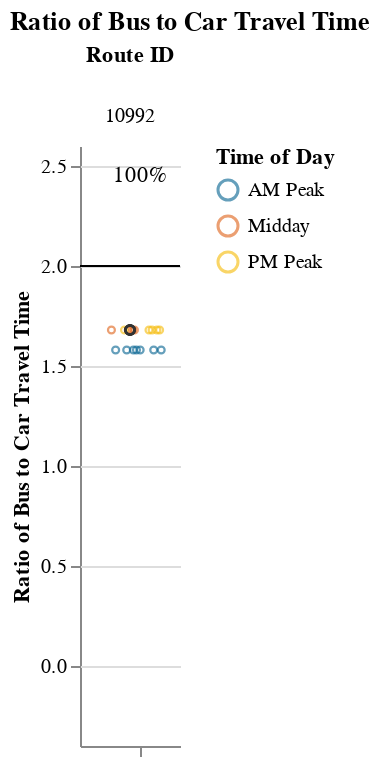
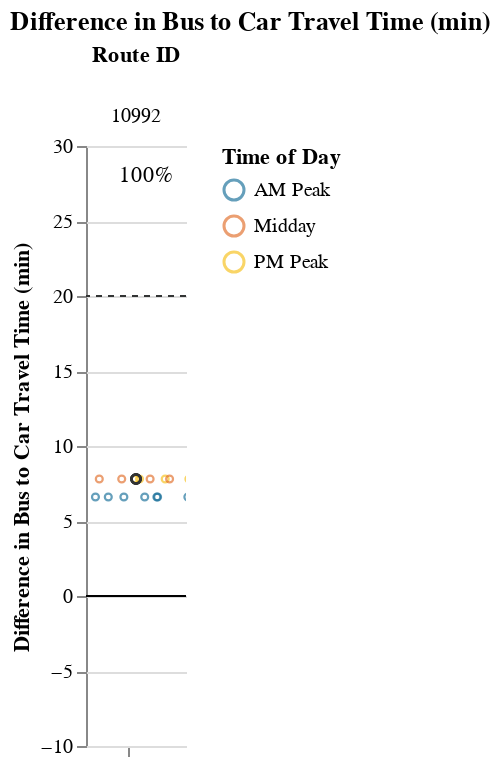

The notebook cell these images were saved under, in order:
### Markdown cell above
## Viable Competitive Routes
### Short Routes (< 1 hr)

### Code cell
# Allow for possibility that operator doesn't have routes that fall into certain route_groups
# But, jupyterbook will not like markdown with f-string
# separate out route_group and put in each cell, and use try/except + if to display...
# but all 3 route groups must be displayed. just add sentence about why no routes were returned at the end
route_group = "short"
try:
    display_charts_for_route_group(df, route_group)
except:
    print("No routes meet this criteria.")

### Figure 1 — Vega-Lite specification as saved in the notebook (floating-point values rounded to 4 significant figures)
{"config": {"view": {"continuousWidth": 400, "continuousHeight": 300, "stroke": null}, "facet": {"spacing": 0}}, "data": {"name": "data-e9eed955725c7b9f24a4a567b6cc809c"}, "facet": {"column": {"field": "route_id", "sort": ["10992"], "title": "Route ID", "type": "nominal"}}, "spec": {"layer": [{"mark": "rule", "encoding": {"color": {"value": "black"}, "y": {"field": "cutoff", "type": "quantitative"}}, "selection": {"selector001": {"type": "interval", "bind": "scales", "encodings": ["x", "y"]}}}, {"mark": {"type": "point", "opacity": 0.65, "size": 12, "strokeWidth": 1.1}, "encoding": {"color": {"field": "time_of_day", "scale": {"range": ["#136C97", "#E16B26", "#F6BF16", "#00896B", "#7790A3", "#5B559C"]}, "sort": ["AM Peak", "Midday", "PM Peak", "Owl Service"], "title": "Time of Day", "type": "nominal"}, "tooltip": [{"field": "route_id", "type": "nominal"}, {"field": "trip_id", "type": "nominal"}, {"field": "service_hours", "type": "quantitative"}, {"field": "car_duration_hours", "type": "quantitative"}, {"field": "bus_multiplier", "type": "quantitative"}, {"field": "bus_difference", "type": "quantitative"}, {"field": "num_trips", "type": "quantitative"}, {"field": "num_competitive", "type": "quantitative"}, {"field": "pct_trips_competitive", "type": "quantitative"}, {"field": "p25", "type": "quantitative"}, {"field": "p50", "type": "quantitative"}, {"field": "p75", "type": "quantitative"}], "x": {"axis": {"grid": false, "labels": false, "ticks": true, "values": [0]}, "field": "jitter", "scale": {}, "title": null, "type": "quantitative"}, "y": {"field": "bus_multiplier", "scale": {"domain": [-0.25, 2.5]}, "title": "Ratio of Bus to Car Travel Time", "type": "quantitative"}}, "transform": [{"calculate": "sqrt(-2*log(random()))*cos(2*PI*random())", "as": "jitter"}], "width": 50}, {"layer": [{"mark": {"type": "point", "opacity": 0.6, "size": 20, "strokeWidth": 1.3}, "encoding": {"color": {"value": "#323434"}, "y": {"field": "bus_multiplier", "type": "quantitative"}}, "transform": [{"filter": "(datum.p50_trip === 1)"}]}, {"mark": {"type": "text", "align": "center", "baseline": "middle"}, "encoding": {"color": {"value": "black"}, "text": {"field": "pct_trips_competitive", "format": ".0%", "type": "quantitative"}, "tooltip": [{"field": "route_id", "type": "nominal"}, {"field": "trip_id", "type": "nominal"}, {"field": "service_hours", "type": "quantitative"}, {"field": "car_duration_hours", "type": "quantitative"}, {"field": "bus_multiplier", "type": "quantitative"}, {"field": "bus_difference", "type": "quantitative"}, {"field": "num_trips", "type": "quantitative"}, {"field": "num_competitive", "type": "quantitative"}, {"field": "pct_trips_competitive", "type": "quantitative"}, {"field": "p25", "type": "quantitative"}, {"field": "p50", "type": "quantitative"}, {"field": "p75", "type": "quantitative"}], "x": {"value": 30}, "y": {"value": 15}}, "transform": [{"calculate": "sqrt(-2*log(random()))*cos(2*PI*random())", "as": "jitter"}, {"filter": "(datum.fastest_trip === 1)"}]}]}]}, "resolve": {"scale": {"y": "shared"}}, "title": "Ratio of Bus to Car Travel Time", "$schema": "https://vega.github.io/schema/vega-lite/v4.17.0.json", "datasets": {"data-e9eed955725c7b9f24a4a567b6cc809c": [{"calitp_itp_id": 201, "trip_key": 2594753039241049600, "trip_id": "t_501092_b_26877_tn_0", "shape_id": "p_178322", "route_id": "10992", "service_hours": 0.3, "trip_first_departure_ts": 29400, "trip_last_arrival_ts": 30480, "departure_hour": 8, "time_of_day": "AM Peak", "p25": 0.3, "p50": 0.32, "p75": 0.32, "p50_trip": 0, "fastest_trip": 0, "car_duration_hours": 0.19, "competitive_route": 1, "bus_multiplier": 1.58, "bus_difference": 6.6, "num_trips": 16, "num_competitive": 16, "pct_trips_competitive": 1.0, "bus_difference_spread": 1.2, "route_group": "short", "max_trip_hrs": 0.32, "max_trip_route_group": 0.73, "name": "Mission Bay Transportation Management Agency", "caltrans_district": "04 - Oakland", "drmt_organization_name": null, "cutoff2": 20, "cutoff": 2}, {"calitp_itp_id": 201, "trip_key": 446591028706577328, "trip_id": "t_501093_b_26877_tn_0", "shape_id": "p_178322", "route_id": "10992", "service_hours": 0.3, "trip_first_departure_ts": 30900, "trip_last_arrival_ts": 31980, "departure_hour": 8, "time_of_day": "AM Peak", "p25": 0.3, "p50": 0.32, "p75": 0.32, "p50_trip": 0, "fastest_trip": 0, "car_duration_hours": 0.19, "competitive_route": 1, "bus_multiplier": 1.58, "bus_difference": 6.6, "num_trips": 16, "num_competitive": 16, "pct_trips_competitive": 1.0, "bus_difference_spread": 1.2, "route_group": "short", "max_trip_hrs": 0.32, "max_trip_route_group": 0.73, "name": "Mission Bay Transportation Management Agency", "caltrans_district": "04 - Oakland", "drmt_organization_name": null, "cutoff2": 20, "cutoff": 2}, {"calitp_itp_id": 201, "trip_key": -5291414331793922870, "trip_id": "t_501090_b_26877_tn_0", "shape_id": "p_178322", "route_id": "10992", "service_hours": 0.3, "trip_first_departure_ts": 26400, "trip_last_arrival_ts": 27480, "departure_hour": 7, "time_of_day": "AM Peak", "p25": 0.3, "p50": 0.32, "p75": 0.32, "p50_trip": 0, "fastest_trip": 0, "car_duration_hours": 0.19, "competitive_route": 1, "bus_multiplier": 1.58, "bus_difference": 6.6, "num_trips": 16, "num_competitive": 16, "pct_trips_competitive": 1.0, "bus_difference_spread": 1.2, "route_group": "short", "max_trip_hrs": 0.32, "max_trip_route_group": 0.73, "name": "Mission Bay Transportation Management Agency", "caltrans_district": "04 - Oakland", "drmt_organization_name": null, "cutoff2": 20, "cutoff": 2}, {"calitp_itp_id": 201, "trip_key": 5890287934645599178, "trip_id": "t_501095_b_26877_tn_0", "shape_id": "p_178322", "route_id": "10992", "service_hours": 0.3, "trip_first_departure_ts": 33900, "trip_last_arrival_ts": 34980, "departure_hour": 9, "time_of_day": "AM Peak", "p25": 0.3, "p50": 0.32, "p75": 0.32, "p50_trip": 0, "fastest_trip": 1, "car_duration_hours": 0.19, "competitive_route": 1, "bus_multiplier": 1.58, "bus_difference": 6.6, "num_trips": 16, "num_competitive": 16, "pct_trips_competitive": 1.0, "bus_difference_spread": 1.2, "route_group": "short", "max_trip_hrs": 0.32, "max_trip_route_group": 0.73, "name": "Mission Bay Transportation Management Agency", "caltrans_district": "04 - Oakland", "drmt_organization_name": null, "cutoff2": 20, "cutoff": 2}, {"calitp_itp_id": 201, "trip_key": 7527969544724761272, "trip_id": "t_501094_b_26877_tn_0", "shape_id": "p_178322", "route_id": "10992", "service_hours": 0.3, "trip_first_departure_ts": 32400, "trip_last_arrival_ts": 33480, "departure_hour": 9, "time_of_day": "AM Peak", "p25": 0.3, "p50": 0.32, "p75": 0.32, "p50_trip": 0, "fastest_trip": 0, "car_duration_hours": 0.19, "competitive_route": 1, "bus_multiplier": 1.58, "bus_difference": 6.6, "num_trips": 16, "num_competitive": 16, "pct_trips_competitive": 1.0, "bus_difference_spread": 1.2, "route_group": "short", "max_trip_hrs": 0.32, "max_trip_route_group": 0.73, "name": "Mission Bay Transportation Management Agency", "caltrans_district": "04 - Oakland", "drmt_organization_name": null, "cutoff2": 20, "cutoff": 2}, {"calitp_itp_id": 201, "trip_key": 4575489258218090459, "trip_id": "t_501096_b_26877_tn_0", "shape_id": "p_178322", "route_id": "10992", "service_hours": 0.3, "trip_first_departure_ts": 35400, "trip_last_arrival_ts": 36480, "departure_hour": 9, "time_of_day": "AM Peak", "p25": 0.3, "p50": 0.32, "p75": 0.32, "p50_trip": 0, "fastest_trip": 0, "car_duration_hours": 0.19, "competitive_route": 1, "bus_multiplier": 1.58, "bus_difference": 6.6, "num_trips": 16, "num_competitive": 16, "pct_trips_competitive": 1.0, "bus_difference_spread": 1.2, "route_group": "short", "max_trip_hrs": 0.32, "max_trip_route_group": 0.73, "name": "Mission Bay Transportation Management Agency", "caltrans_district": "04 - Oakland", "drmt_organization_name": null, "cutoff2": 20, "cutoff": 2}, {"calitp_itp_id": 201, "trip_key": 5264924346781938519, "trip_id": "t_501091_b_26877_tn_0", "shape_id": "p_178322", "route_id": "10992", "service_hours": 0.3, "trip_first_departure_ts": 27900, "trip_last_arrival_ts": 28980, "departure_hour": 7, "time_of_day": "AM Peak", "p25": 0.3, "p50": 0.32, "p75": 0.32, "p50_trip": 0, "fastest_trip": 0, "car_duration_hours": 0.19, "competitive_route": 1, "bus_multiplier": 1.58, "bus_difference": 6.6, "num_trips": 16, "num_competitive": 16, "pct_trips_competitive": 1.0, "bus_difference_spread": 1.2, "route_group": "short", "max_trip_hrs": 0.32, "max_trip_route_group": 0.73, "name": "Mission Bay Transportation Management Agency", "caltrans_district": "04 - Oakland", "drmt_organization_name": null, "cutoff2": 20, "cutoff": 2}, {"calitp_itp_id": 201, "trip_key": -2668864300106065871, "trip_id": "t_501105_b_26877_tn_0", "shape_id": "p_787944", "route_id": "10992", "service_hours": 0.32, "trip_first_departure_ts": 67500, "trip_last_arrival_ts": 68640, "departure_hour": 18, "time_of_day": "PM Peak", "p25": 0.3, "p50": 0.32, "p75": 0.32, "p50_trip": 1, "fastest_trip": 0, "car_duration_hours": 0.19, "competitive_route": 1, "bus_multiplier": 1.68, "bus_difference": 7.8, "num_trips": 16, "num_competitive": 16, "pct_trips_competitive": 1.0, "bus_difference_spread": 1.2, "route_group": "short", "max_trip_hrs": 0.32, "max_trip_route_group": 0.73, "name": "Mission Bay Transportation Management Agency", "caltrans_district": "04 - Oakland", "drmt_organization_name": null, "cutoff2": 20, "cutoff": 2}, {"calitp_itp_id": 201, "trip_key": 5501413978734962669, "trip_id": "t_501107_b_26877_tn_0", "shape_id": "p_787944", "route_id": "10992", "service_hours": 0.32, "trip_first_departure_ts": 69300, "trip_last_arrival_ts": 70440, "departure_hour": 19, "time_of_day": "PM Peak", "p25": 0.3, "p50": 0.32, "p75": 0.32, "p50_trip": 1, "fastest_trip": 0, "car_duration_hours": 0.19, "competitive_route": 1, "bus_multiplier": 1.68, "bus_difference": 7.8, "num_trips": 16, "num_competitive": 16, "pct_trips_competitive": 1.0, "bus_difference_spread": 1.2, "route_group": "short", "max_trip_hrs": 0.32, "max_trip_route_group": 0.73, "name": "Mission Bay Transportation Management Agency", "caltrans_district": "04 - Oakland", "drmt_organization_name": null, "cutoff2": 20, "cutoff": 2}, {"calitp_itp_id": 201, "trip_key": 2739882514567614438, "trip_id": "t_501102_b_26877_tn_0", "shape_id": "p_787944", "route_id": "10992", "service_hours": 0.32, "trip_first_departure_ts": 61500, "trip_last_arrival_ts": 62640, "departure_hour": 17, "time_of_day": "PM Peak", "p25": 0.3, "p50": 0.32, "p75": 0.32, "p50_trip": 1, "fastest_trip": 0, "car_duration_hours": 0.19, "competitive_route": 1, "bus_multiplier": 1.68, "bus_difference": 7.8, "num_trips": 16, "num_competitive": 16, "pct_trips_competitive": 1.0, "bus_difference_spread": 1.2, "route_group": "short", "max_trip_hrs": 0.32, "max_trip_route_group": 0.73, "name": "Mission Bay Transportation Management Agency", "caltrans_district": "04 - Oakland", "drmt_organization_name": null, "cutoff2": 20, "cutoff": 2}, {"calitp_itp_id": 201, "trip_key": -7033586504096462268, "trip_id": "t_501098_b_26877_tn_0", "shape_id": "p_787944", "route_id": "10992", "service_hours": 0.32, "trip_first_departure_ts": 55500, "trip_last_arrival_ts": 56640, "departure_hour": 15, "time_of_day": "Midday", "p25": 0.3, "p50": 0.32, "p75": 0.32, "p50_trip": 1, "fastest_trip": 0, "car_duration_hours": 0.19, "competitive_route": 1, "bus_multiplier": 1.68, "bus_difference": 7.8, "num_trips": 16, "num_competitive": 16, "pct_trips_competitive": 1.0, "bus_difference_spread": 1.2, "route_group": "short", "max_trip_hrs": 0.32, "max_trip_route_group": 0.73, "name": "Mission Bay Transportation Management Agency", "caltrans_district": "04 - Oakland", "drmt_organization_name": null, "cutoff2": 20, "cutoff": 2}, {"calitp_itp_id": 201, "trip_key": 6826985930702261582, "trip_id": "t_501103_b_26877_tn_0", "shape_id": "p_787944", "route_id": "10992", "service_hours": 0.32, "trip_first_departure_ts": 63000, "trip_last_arrival_ts": 64140, "departure_hour": 17, "time_of_day": "PM Peak", "p25": 0.3, "p50": 0.32, "p75": 0.32, "p50_trip": 1, "fastest_trip": 0, "car_duration_hours": 0.19, "competitive_route": 1, "bus_multiplier": 1.68, "bus_difference": 7.8, "num_trips": 16, "num_competitive": 16, "pct_trips_competitive": 1.0, "bus_difference_spread": 1.2, "route_group": "short", "max_trip_hrs": 0.32, "max_trip_route_group": 0.73, "name": "Mission Bay Transportation Management Agency", "caltrans_district": "04 - Oakland", "drmt_organization_name": null, "cutoff2": 20, "cutoff": 2}, {"calitp_itp_id": 201, "trip_key": -6159584788426511965, "trip_id": "t_501099_b_26877_tn_0", "shape_id": "p_787944", "route_id": "10992", "service_hours": 0.32, "trip_first_departure_ts": 57000, "trip_last_arrival_ts": 58140, "departure_hour": 15, "time_of_day": "Midday", "p25": 0.3, "p50": 0.32, "p75": 0.32, "p50_trip": 1, "fastest_trip": 0, "car_duration_hours": 0.19, "competitive_route": 1, "bus_multiplier": 1.68, "bus_difference": 7.8, "num_trips": 16, "num_competitive": 16, "pct_trips_competitive": 1.0, "bus_difference_spread": 1.2, "route_group": "short", "max_trip_hrs": 0.32, "max_trip_route_group": 0.73, "name": "Mission Bay Transportation Management Agency", "caltrans_district": "04 - Oakland", "drmt_organization_name": null, "cutoff2": 20, "cutoff": 2}, {"calitp_itp_id": 201, "trip_key": 6868557470836870810, "trip_id": "t_501104_b_26877_tn_0", "shape_id": "p_787944", "route_id": "10992", "service_hours": 0.32, "trip_first_departure_ts": 64800, "trip_last_arrival_ts": 65940, "departure_hour": 18, "time_of_day": "PM Peak", "p25": 0.3, "p50": 0.32, "p75": 0.32, "p50_trip": 1, "fastest_trip": 0, "car_duration_hours": 0.19, "competitive_route": 1, "bus_multiplier": 1.68, "bus_difference": 7.8, "num_trips": 16, "num_competitive": 16, "pct_trips_competitive": 1.0, "bus_difference_spread": 1.2, "route_group": "short", "max_trip_hrs": 0.32, "max_trip_route_group": 0.73, "name": "Mission Bay Transportation Management Agency", "caltrans_district": "04 - Oakland", "drmt_organization_name": null, "cutoff2": 20, "cutoff": 2}, {"calitp_itp_id": 201, "trip_key": 2150107959576833610, "trip_id": "t_501101_b_26877_tn_0", "shape_id": "p_787944", "route_id": "10992", "service_hours": 0.32, "trip_first_departure_ts": 60000, "trip_last_arrival_ts": 61140, "departure_hour": 16, "time_of_day": "Midday", "p25": 0.3, "p50": 0.32, "p75": 0.32, "p50_trip": 1, "fastest_trip": 0, "car_duration_hours": 0.19, "competitive_route": 1, "bus_multiplier": 1.68, "bus_difference": 7.8, "num_trips": 16, "num_competitive": 16, "pct_trips_competitive": 1.0, "bus_difference_spread": 1.2, "route_group": "short", "max_trip_hrs": 0.32, "max_trip_route_group": 0.73, "name": "Mission Bay Transportation Management Agency", "caltrans_district": "04 - Oakland", "drmt_organization_name": null, "cutoff2": 20, "cutoff": 2}, {"calitp_itp_id": 201, "trip_key": 904783777805529288, "trip_id": "t_501100_b_26877_tn_0", "shape_id": "p_787944", "route_id": "10992", "service_hours": 0.32, "trip_first_departure_ts": 58500, "trip_last_arrival_ts": 59640, "departure_hour": 16, "time_of_day": "Midday", "p25": 0.3, "p50": 0.32, "p75": 0.32, "p50_trip": 1, "fastest_trip": 0, "car_duration_hours": 0.19, "competitive_route": 1, "bus_multiplier": 1.68, "bus_difference": 7.8, "num_trips": 16, "num_competitive": 16, "pct_trips_competitive": 1.0, "bus_difference_spread": 1.2, "route_group": "short", "max_trip_hrs": 0.32, "max_trip_route_group": 0.73, "name": "Mission Bay Transportation Management Agency", "caltrans_district": "04 - Oakland", "drmt_organization_name": null, "cutoff2": 20, "cutoff": 2}]}}

### Figure 2 — Vega-Lite specification as saved in the notebook (floating-point values rounded to 4 significant figures)
{"config": {"view": {"continuousWidth": 400, "continuousHeight": 300, "stroke": null}, "facet": {"spacing": 0}}, "data": {"name": "data-133b5051b9b69d56c0e5425fa3dea5ed"}, "facet": {"column": {"field": "route_id", "sort": ["10992"], "title": "Route ID", "type": "nominal"}}, "spec": {"layer": [{"mark": "rule", "encoding": {"color": {"value": "black"}, "y": {"field": "cutoff", "type": "quantitative"}}, "selection": {"selector002": {"type": "interval", "bind": "scales", "encodings": ["x", "y"]}}}, {"mark": {"type": "rule", "strokeDash": [3, 3]}, "encoding": {"color": {"value": "#323434"}, "y": {"field": "cutoff2", "type": "quantitative"}}}, {"mark": {"type": "point", "opacity": 0.65, "size": 12, "strokeWidth": 1.1}, "encoding": {"color": {"field": "time_of_day", "scale": {"range": ["#136C97", "#E16B26", "#F6BF16", "#00896B", "#7790A3", "#5B559C"]}, "sort": ["AM Peak", "Midday", "PM Peak", "Owl Service"], "title": "Time of Day", "type": "nominal"}, "tooltip": [{"field": "route_id", "type": "nominal"}, {"field": "trip_id", "type": "nominal"}, {"field": "service_hours", "type": "quantitative"}, {"field": "car_duration_hours", "type": "quantitative"}, {"field": "bus_multiplier", "type": "quantitative"}, {"field": "bus_difference", "type": "quantitative"}, {"field": "num_trips", "type": "quantitative"}, {"field": "num_competitive", "type": "quantitative"}, {"field": "pct_trips_competitive", "type": "quantitative"}, {"field": "p25", "type": "quantitative"}, {"field": "p50", "type": "quantitative"}, {"field": "p75", "type": "quantitative"}], "x": {"axis": {"grid": false, "labels": false, "ticks": true, "values": [0]}, "field": "jitter", "scale": {}, "title": null, "type": "quantitative"}, "y": {"field": "bus_difference", "scale": {"domain": [-5, 25.0]}, "title": "Difference in Bus to Car Travel Time (min)", "type": "quantitative"}}, "transform": [{"calculate": "sqrt(-2*log(random()))*cos(2*PI*random())", "as": "jitter"}], "width": 50}, {"layer": [{"mark": {"type": "point", "opacity": 0.6, "size": 20, "strokeWidth": 1.3}, "encoding": {"color": {"value": "#323434"}, "y": {"field": "bus_difference", "type": "quantitative"}}, "transform": [{"filter": "(datum.p50_trip === 1)"}]}, {"mark": {"type": "text", "align": "center", "baseline": "middle"}, "encoding": {"color": {"value": "black"}, "text": {"field": "pct_trips_competitive", "format": ".0%", "type": "quantitative"}, "tooltip": [{"field": "route_id", "type": "nominal"}, {"field": "trip_id", "type": "nominal"}, {"field": "service_hours", "type": "quantitative"}, {"field": "car_duration_hours", "type": "quantitative"}, {"field": "bus_multiplier", "type": "quantitative"}, {"field": "bus_difference", "type": "quantitative"}, {"field": "num_trips", "type": "quantitative"}, {"field": "num_competitive", "type": "quantitative"}, {"field": "pct_trips_competitive", "type": "quantitative"}, {"field": "p25", "type": "quantitative"}, {"field": "p50", "type": "quantitative"}, {"field": "p75", "type": "quantitative"}], "x": {"value": 30}, "y": {"value": 15}}, "transform": [{"calculate": "sqrt(-2*log(random()))*cos(2*PI*random())", "as": "jitter"}, {"filter": "(datum.fastest_trip === 1)"}]}]}]}, "resolve": {"scale": {"y": "shared"}}, "title": "Difference in Bus to Car Travel Time (min)", "$schema": "https://vega.github.io/schema/vega-lite/v4.17.0.json", "datasets": {"data-133b5051b9b69d56c0e5425fa3dea5ed": [{"calitp_itp_id": 201, "trip_key": 2594753039241049600, "trip_id": "t_501092_b_26877_tn_0", "shape_id": "p_178322", "route_id": "10992", "service_hours": 0.3, "trip_first_departure_ts": 29400, "trip_last_arrival_ts": 30480, "departure_hour": 8, "time_of_day": "AM Peak", "p25": 0.3, "p50": 0.32, "p75": 0.32, "p50_trip": 0, "fastest_trip": 0, "car_duration_hours": 0.19, "competitive_route": 1, "bus_multiplier": 1.58, "bus_difference": 6.6, "num_trips": 16, "num_competitive": 16, "pct_trips_competitive": 1.0, "bus_difference_spread": 1.2, "route_group": "short", "max_trip_hrs": 0.32, "max_trip_route_group": 0.73, "name": "Mission Bay Transportation Management Agency", "caltrans_district": "04 - Oakland", "drmt_organization_name": null, "cutoff2": 20, "cutoff": 0}, {"calitp_itp_id": 201, "trip_key": 446591028706577328, "trip_id": "t_501093_b_26877_tn_0", "shape_id": "p_178322", "route_id": "10992", "service_hours": 0.3, "trip_first_departure_ts": 30900, "trip_last_arrival_ts": 31980, "departure_hour": 8, "time_of_day": "AM Peak", "p25": 0.3, "p50": 0.32, "p75": 0.32, "p50_trip": 0, "fastest_trip": 0, "car_duration_hours": 0.19, "competitive_route": 1, "bus_multiplier": 1.58, "bus_difference": 6.6, "num_trips": 16, "num_competitive": 16, "pct_trips_competitive": 1.0, "bus_difference_spread": 1.2, "route_group": "short", "max_trip_hrs": 0.32, "max_trip_route_group": 0.73, "name": "Mission Bay Transportation Management Agency", "caltrans_district": "04 - Oakland", "drmt_organization_name": null, "cutoff2": 20, "cutoff": 0}, {"calitp_itp_id": 201, "trip_key": -5291414331793922870, "trip_id": "t_501090_b_26877_tn_0", "shape_id": "p_178322", "route_id": "10992", "service_hours": 0.3, "trip_first_departure_ts": 26400, "trip_last_arrival_ts": 27480, "departure_hour": 7, "time_of_day": "AM Peak", "p25": 0.3, "p50": 0.32, "p75": 0.32, "p50_trip": 0, "fastest_trip": 0, "car_duration_hours": 0.19, "competitive_route": 1, "bus_multiplier": 1.58, "bus_difference": 6.6, "num_trips": 16, "num_competitive": 16, "pct_trips_competitive": 1.0, "bus_difference_spread": 1.2, "route_group": "short", "max_trip_hrs": 0.32, "max_trip_route_group": 0.73, "name": "Mission Bay Transportation Management Agency", "caltrans_district": "04 - Oakland", "drmt_organization_name": null, "cutoff2": 20, "cutoff": 0}, {"calitp_itp_id": 201, "trip_key": 5890287934645599178, "trip_id": "t_501095_b_26877_tn_0", "shape_id": "p_178322", "route_id": "10992", "service_hours": 0.3, "trip_first_departure_ts": 33900, "trip_last_arrival_ts": 34980, "departure_hour": 9, "time_of_day": "AM Peak", "p25": 0.3, "p50": 0.32, "p75": 0.32, "p50_trip": 0, "fastest_trip": 1, "car_duration_hours": 0.19, "competitive_route": 1, "bus_multiplier": 1.58, "bus_difference": 6.6, "num_trips": 16, "num_competitive": 16, "pct_trips_competitive": 1.0, "bus_difference_spread": 1.2, "route_group": "short", "max_trip_hrs": 0.32, "max_trip_route_group": 0.73, "name": "Mission Bay Transportation Management Agency", "caltrans_district": "04 - Oakland", "drmt_organization_name": null, "cutoff2": 20, "cutoff": 0}, {"calitp_itp_id": 201, "trip_key": 7527969544724761272, "trip_id": "t_501094_b_26877_tn_0", "shape_id": "p_178322", "route_id": "10992", "service_hours": 0.3, "trip_first_departure_ts": 32400, "trip_last_arrival_ts": 33480, "departure_hour": 9, "time_of_day": "AM Peak", "p25": 0.3, "p50": 0.32, "p75": 0.32, "p50_trip": 0, "fastest_trip": 0, "car_duration_hours": 0.19, "competitive_route": 1, "bus_multiplier": 1.58, "bus_difference": 6.6, "num_trips": 16, "num_competitive": 16, "pct_trips_competitive": 1.0, "bus_difference_spread": 1.2, "route_group": "short", "max_trip_hrs": 0.32, "max_trip_route_group": 0.73, "name": "Mission Bay Transportation Management Agency", "caltrans_district": "04 - Oakland", "drmt_organization_name": null, "cutoff2": 20, "cutoff": 0}, {"calitp_itp_id": 201, "trip_key": 4575489258218090459, "trip_id": "t_501096_b_26877_tn_0", "shape_id": "p_178322", "route_id": "10992", "service_hours": 0.3, "trip_first_departure_ts": 35400, "trip_last_arrival_ts": 36480, "departure_hour": 9, "time_of_day": "AM Peak", "p25": 0.3, "p50": 0.32, "p75": 0.32, "p50_trip": 0, "fastest_trip": 0, "car_duration_hours": 0.19, "competitive_route": 1, "bus_multiplier": 1.58, "bus_difference": 6.6, "num_trips": 16, "num_competitive": 16, "pct_trips_competitive": 1.0, "bus_difference_spread": 1.2, "route_group": "short", "max_trip_hrs": 0.32, "max_trip_route_group": 0.73, "name": "Mission Bay Transportation Management Agency", "caltrans_district": "04 - Oakland", "drmt_organization_name": null, "cutoff2": 20, "cutoff": 0}, {"calitp_itp_id": 201, "trip_key": 5264924346781938519, "trip_id": "t_501091_b_26877_tn_0", "shape_id": "p_178322", "route_id": "10992", "service_hours": 0.3, "trip_first_departure_ts": 27900, "trip_last_arrival_ts": 28980, "departure_hour": 7, "time_of_day": "AM Peak", "p25": 0.3, "p50": 0.32, "p75": 0.32, "p50_trip": 0, "fastest_trip": 0, "car_duration_hours": 0.19, "competitive_route": 1, "bus_multiplier": 1.58, "bus_difference": 6.6, "num_trips": 16, "num_competitive": 16, "pct_trips_competitive": 1.0, "bus_difference_spread": 1.2, "route_group": "short", "max_trip_hrs": 0.32, "max_trip_route_group": 0.73, "name": "Mission Bay Transportation Management Agency", "caltrans_district": "04 - Oakland", "drmt_organization_name": null, "cutoff2": 20, "cutoff": 0}, {"calitp_itp_id": 201, "trip_key": -2668864300106065871, "trip_id": "t_501105_b_26877_tn_0", "shape_id": "p_787944", "route_id": "10992", "service_hours": 0.32, "trip_first_departure_ts": 67500, "trip_last_arrival_ts": 68640, "departure_hour": 18, "time_of_day": "PM Peak", "p25": 0.3, "p50": 0.32, "p75": 0.32, "p50_trip": 1, "fastest_trip": 0, "car_duration_hours": 0.19, "competitive_route": 1, "bus_multiplier": 1.68, "bus_difference": 7.8, "num_trips": 16, "num_competitive": 16, "pct_trips_competitive": 1.0, "bus_difference_spread": 1.2, "route_group": "short", "max_trip_hrs": 0.32, "max_trip_route_group": 0.73, "name": "Mission Bay Transportation Management Agency", "caltrans_district": "04 - Oakland", "drmt_organization_name": null, "cutoff2": 20, "cutoff": 0}, {"calitp_itp_id": 201, "trip_key": 5501413978734962669, "trip_id": "t_501107_b_26877_tn_0", "shape_id": "p_787944", "route_id": "10992", "service_hours": 0.32, "trip_first_departure_ts": 69300, "trip_last_arrival_ts": 70440, "departure_hour": 19, "time_of_day": "PM Peak", "p25": 0.3, "p50": 0.32, "p75": 0.32, "p50_trip": 1, "fastest_trip": 0, "car_duration_hours": 0.19, "competitive_route": 1, "bus_multiplier": 1.68, "bus_difference": 7.8, "num_trips": 16, "num_competitive": 16, "pct_trips_competitive": 1.0, "bus_difference_spread": 1.2, "route_group": "short", "max_trip_hrs": 0.32, "max_trip_route_group": 0.73, "name": "Mission Bay Transportation Management Agency", "caltrans_district": "04 - Oakland", "drmt_organization_name": null, "cutoff2": 20, "cutoff": 0}, {"calitp_itp_id": 201, "trip_key": 2739882514567614438, "trip_id": "t_501102_b_26877_tn_0", "shape_id": "p_787944", "route_id": "10992", "service_hours": 0.32, "trip_first_departure_ts": 61500, "trip_last_arrival_ts": 62640, "departure_hour": 17, "time_of_day": "PM Peak", "p25": 0.3, "p50": 0.32, "p75": 0.32, "p50_trip": 1, "fastest_trip": 0, "car_duration_hours": 0.19, "competitive_route": 1, "bus_multiplier": 1.68, "bus_difference": 7.8, "num_trips": 16, "num_competitive": 16, "pct_trips_competitive": 1.0, "bus_difference_spread": 1.2, "route_group": "short", "max_trip_hrs": 0.32, "max_trip_route_group": 0.73, "name": "Mission Bay Transportation Management Agency", "caltrans_district": "04 - Oakland", "drmt_organization_name": null, "cutoff2": 20, "cutoff": 0}, {"calitp_itp_id": 201, "trip_key": -7033586504096462268, "trip_id": "t_501098_b_26877_tn_0", "shape_id": "p_787944", "route_id": "10992", "service_hours": 0.32, "trip_first_departure_ts": 55500, "trip_last_arrival_ts": 56640, "departure_hour": 15, "time_of_day": "Midday", "p25": 0.3, "p50": 0.32, "p75": 0.32, "p50_trip": 1, "fastest_trip": 0, "car_duration_hours": 0.19, "competitive_route": 1, "bus_multiplier": 1.68, "bus_difference": 7.8, "num_trips": 16, "num_competitive": 16, "pct_trips_competitive": 1.0, "bus_difference_spread": 1.2, "route_group": "short", "max_trip_hrs": 0.32, "max_trip_route_group": 0.73, "name": "Mission Bay Transportation Management Agency", "caltrans_district": "04 - Oakland", "drmt_organization_name": null, "cutoff2": 20, "cutoff": 0}, {"calitp_itp_id": 201, "trip_key": 6826985930702261582, "trip_id": "t_501103_b_26877_tn_0", "shape_id": "p_787944", "route_id": "10992", "service_hours": 0.32, "trip_first_departure_ts": 63000, "trip_last_arrival_ts": 64140, "departure_hour": 17, "time_of_day": "PM Peak", "p25": 0.3, "p50": 0.32, "p75": 0.32, "p50_trip": 1, "fastest_trip": 0, "car_duration_hours": 0.19, "competitive_route": 1, "bus_multiplier": 1.68, "bus_difference": 7.8, "num_trips": 16, "num_competitive": 16, "pct_trips_competitive": 1.0, "bus_difference_spread": 1.2, "route_group": "short", "max_trip_hrs": 0.32, "max_trip_route_group": 0.73, "name": "Mission Bay Transportation Management Agency", "caltrans_district": "04 - Oakland", "drmt_organization_name": null, "cutoff2": 20, "cutoff": 0}, {"calitp_itp_id": 201, "trip_key": -6159584788426511965, "trip_id": "t_501099_b_26877_tn_0", "shape_id": "p_787944", "route_id": "10992", "service_hours": 0.32, "trip_first_departure_ts": 57000, "trip_last_arrival_ts": 58140, "departure_hour": 15, "time_of_day": "Midday", "p25": 0.3, "p50": 0.32, "p75": 0.32, "p50_trip": 1, "fastest_trip": 0, "car_duration_hours": 0.19, "competitive_route": 1, "bus_multiplier": 1.68, "bus_difference": 7.8, "num_trips": 16, "num_competitive": 16, "pct_trips_competitive": 1.0, "bus_difference_spread": 1.2, "route_group": "short", "max_trip_hrs": 0.32, "max_trip_route_group": 0.73, "name": "Mission Bay Transportation Management Agency", "caltrans_district": "04 - Oakland", "drmt_organization_name": null, "cutoff2": 20, "cutoff": 0}, {"calitp_itp_id": 201, "trip_key": 6868557470836870810, "trip_id": "t_501104_b_26877_tn_0", "shape_id": "p_787944", "route_id": "10992", "service_hours": 0.32, "trip_first_departure_ts": 64800, "trip_last_arrival_ts": 65940, "departure_hour": 18, "time_of_day": "PM Peak", "p25": 0.3, "p50": 0.32, "p75": 0.32, "p50_trip": 1, "fastest_trip": 0, "car_duration_hours": 0.19, "competitive_route": 1, "bus_multiplier": 1.68, "bus_difference": 7.8, "num_trips": 16, "num_competitive": 16, "pct_trips_competitive": 1.0, "bus_difference_spread": 1.2, "route_group": "short", "max_trip_hrs": 0.32, "max_trip_route_group": 0.73, "name": "Mission Bay Transportation Management Agency", "caltrans_district": "04 - Oakland", "drmt_organization_name": null, "cutoff2": 20, "cutoff": 0}, {"calitp_itp_id": 201, "trip_key": 2150107959576833610, "trip_id": "t_501101_b_26877_tn_0", "shape_id": "p_787944", "route_id": "10992", "service_hours": 0.32, "trip_first_departure_ts": 60000, "trip_last_arrival_ts": 61140, "departure_hour": 16, "time_of_day": "Midday", "p25": 0.3, "p50": 0.32, "p75": 0.32, "p50_trip": 1, "fastest_trip": 0, "car_duration_hours": 0.19, "competitive_route": 1, "bus_multiplier": 1.68, "bus_difference": 7.8, "num_trips": 16, "num_competitive": 16, "pct_trips_competitive": 1.0, "bus_difference_spread": 1.2, "route_group": "short", "max_trip_hrs": 0.32, "max_trip_route_group": 0.73, "name": "Mission Bay Transportation Management Agency", "caltrans_district": "04 - Oakland", "drmt_organization_name": null, "cutoff2": 20, "cutoff": 0}, {"calitp_itp_id": 201, "trip_key": 904783777805529288, "trip_id": "t_501100_b_26877_tn_0", "shape_id": "p_787944", "route_id": "10992", "service_hours": 0.32, "trip_first_departure_ts": 58500, "trip_last_arrival_ts": 59640, "departure_hour": 16, "time_of_day": "Midday", "p25": 0.3, "p50": 0.32, "p75": 0.32, "p50_trip": 1, "fastest_trip": 0, "car_duration_hours": 0.19, "competitive_route": 1, "bus_multiplier": 1.68, "bus_difference": 7.8, "num_trips": 16, "num_competitive": 16, "pct_trips_competitive": 1.0, "bus_difference_spread": 1.2, "route_group": "short", "max_trip_hrs": 0.32, "max_trip_route_group": 0.73, "name": "Mission Bay Transportation Management Agency", "caltrans_district": "04 - Oakland", "drmt_organization_name": null, "cutoff2": 20, "cutoff": 0}]}}
